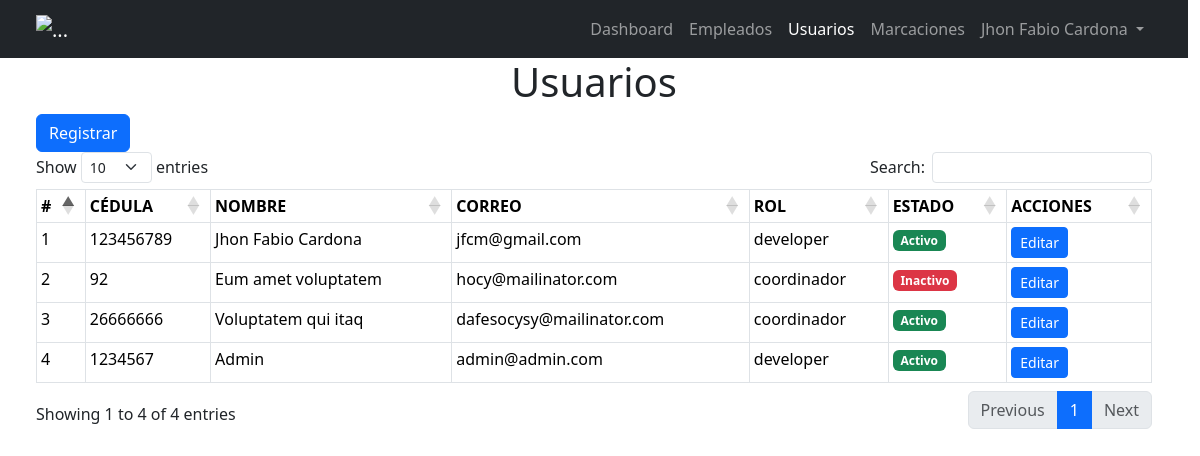
The page /admin/index.php?ruta=usuarios (signed in) on the database its author committed.
### tables this page shows
CREATE TABLE IF NOT EXISTS `usuarios` (
  `id` bigint unsigned NOT NULL AUTO_INCREMENT,
  `cedula` bigint NOT NULL,
  `nombre` varchar(100) NOT NULL,
  `correo` varchar(150) NOT NULL,
  `password` varchar(1000) NOT NULL,
  `rol` varchar(50) NOT NULL,
  `estado` tinyint NOT NULL DEFAULT '1',
  `created_at` timestamp NOT NULL DEFAULT CURRENT_TIMESTAMP,
  `updated_at` timestamp NOT NULL DEFAULT CURRENT_TIMESTAMP ON UPDATE CURRENT_TIMESTAMP,
  PRIMARY KEY (`id`)
);

### admin/Controllers/AppController.php (called while the page is built)
<?php
class AppController
{
    public static function startApp()
    {
        include __DIR__ . "/../Views/template.php";
    }
}

### admin/index.php (called while the page is built, shortened)
<?php
include "./Models/Conexion.php";
include "./Controllers/AppController.php";
include "./Controllers/UsuarioController.php";
AppController::startApp();
?>

### admin/Models/Conexion.php (called while the page is built)
<?php
class Conexion
{
    public static  function conectar()
    {
        $ip = 'localhost';
        $db = 'marcaciones';
        $user_db = 'root';
        $passwod_db = '';
        try {
            $conexion = new PDO("mysql:host=$ip;dbname=$db", $user_db, $passwod_db, [
                PDO::ATTR_PERSISTENT => true,
                PDO::MYSQL_ATTR_INIT_COMMAND => "SET NAMES utf8"
            ]);
            return $conexion;
        } catch (\Throwable $e) {
            print $e->getMessage();
            die();
        }
    }
}

### admin/Models/Usuario.php (called while the page is built, shortened)
<?php
class Usuario
{
    public static function lista()
    {
        $stmt = Conexion::conectar()->prepare("SELECT id, cedula, nombre, correo, password, rol, estado  FROM usuarios; ");
        $stmt->execute();
        $retorno = $stmt->rowCount() > 0 ? $stmt->fetchAll(PDO::FETCH_ASSOC) : [];
        return $retorno;
    }
}

### admin/Controllers/UsuarioController.php (called while the page is built, shortened)
<?php
include __DIR__ . "/../Models/Usuario.php";
class UsuarioController
{
    public static function listarUsuarios()
    {
        return Usuario::lista();
    }
}

### admin/Views/modulos/usuarios/usuarios.php (the view, shortened to what this page needs)
<?php
$usuarios = UsuarioController::listarUsuarios();
?>
<div class="container">
    <div class="row">
        <div class="col-12 text-center">
            <h1>Usuarios</h1>
        </div>
        <div class="col-12">
            <button type="button" class="btn btn-primary text-right" data-bs-toggle="modal" data-bs-target="#modalRegistrarUsuario">
                Registrar
            </button>
        </div>
        <div class="col-12">
            <table class="table table-sm table-hover table-stripe table-bordered w-full" id="tblUsuarios">
                <thead class="thead-light">
                    <tr>
                        <th>#</th>
                        <th>CÉDULA</th>
                        <th>NOMBRE</th>
                        <th>CORREO</th>
                        <th>ROL</th>
                        <th>ESTADO</th>
                        <th>ACCIONES</th>
                    </tr>
                </thead>
                <tbody>
                    <?php if (count($usuarios) > 0) : ?>
                        <?php foreach ($usuarios as $key => $usuario) : ?>
                            <tr>
                                <td><?= $usuario['id'] ?></td>
                                <td><?= $usuario['cedula'] ?></td>
                                <td><?= $usuario['nombre'] ?></td>
                                <td><?= $usuario['correo'] ?></td>
                                <td><?= $usuario['rol'] ?></td>
                                <td><?= $usuario['estado'] == 1 ? '<span class="badge text-bg-success">Activo</span>' : '<span class="badge text-bg-danger">Inactivo</span>' ?></td>
                                <td>
                                    <a href="index.php?ruta=usuarios-edit&id=<?= $usuario['id'] ?>" class="btn btn-sm btn-primary">
                                        Editar
                                    </a>
                                </td>
                            </tr>
                        <?php endforeach ?>
                    <?php else :  ?>
                        <tr>
                            <td colspan="7">Sin registros</td>
                        </tr>
                    <?php endif ?>
                </tbody>
            </table>
        </div>
    </div>
</div>

### rows shown on the page
usuarios: id "1", cedula "123456789", nombre "Jhon Fabio Cardona", correo "jfcm@gmail.com", rol "developer", estado "Activo"
usuarios: id "2", cedula "92", nombre "Eum amet voluptatem", correo "hocy@mailinator.com", rol "coordinador", estado "Inactivo"
usuarios: id "3", cedula "26666666", nombre "Voluptatem qui itaq", correo "dafesocysy@mailinator.com", rol "coordinador", estado "Activo"
usuarios: id "4", cedula "1234567", nombre "Admin", correo "admin@admin.com", rol "developer", estado "Activo"

### other values the page prints
$_SESSION['nombre'] "Jhon Fabio Cardona"
